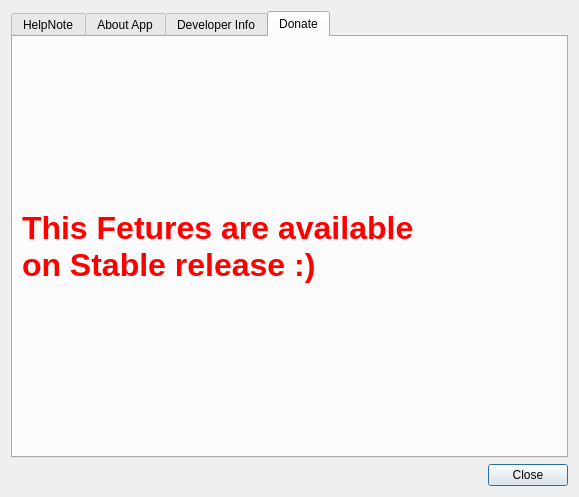
<?xml version="1.0" encoding="UTF-8"?>
<ui version="4.0">
 <class>HelpContents</class>
 <widget class="QDialog" name="HelpContents">
  <property name="geometry">
   <rect>
    <x>0</x>
    <y>0</y>
    <width>579</width>
    <height>497</height>
   </rect>
  </property>
  <property name="windowTitle">
   <string>Help </string>
  </property>
  <layout class="QVBoxLayout" name="verticalLayout_2">
   <item>
    <layout class="QVBoxLayout" name="verticalLayout">
     <item>
      <widget class="QTabWidget" name="tabWidget">
       <property name="currentIndex">
        <number>3</number>
       </property>
       <widget class="QWidget" name="tab1">
        <attribute name="title">
         <string>HelpNote</string>
        </attribute>
        <layout class="QVBoxLayout" name="verticalLayout_3">
         <item>
          <widget class="QTextBrowser" name="textBrowser">
           <property name="frameShape">
            <enum>QFrame::WinPanel</enum>
           </property>
           <property name="html">
            <string>&lt;!DOCTYPE HTML PUBLIC &quot;-//W3C//DTD HTML 4.0//EN&quot; &quot;http://www.w3.org/TR/REC-html40/strict.dtd&quot;&gt;
&lt;html&gt;&lt;head&gt;&lt;meta name=&quot;qrichtext&quot; content=&quot;1&quot; /&gt;&lt;style type=&quot;text/css&quot;&gt;
p, li { white-space: pre-wrap; }
&lt;/style&gt;&lt;/head&gt;&lt;body style=&quot; font-family:'Ubuntu'; font-size:11pt; font-weight:400; font-style:normal;&quot;&gt;
&lt;p style=&quot; margin-top:0px; margin-bottom:0px; margin-left:0px; margin-right:0px; -qt-block-indent:0; text-indent:0px;&quot;&gt;This applications helps to manage unlimited password &amp;amp; other informations with encription.&lt;/p&gt;
&lt;p style=&quot;-qt-paragraph-type:empty; margin-top:0px; margin-bottom:0px; margin-left:0px; margin-right:0px; -qt-block-indent:0; text-indent:0px;&quot;&gt;&lt;br /&gt;&lt;/p&gt;
&lt;p style=&quot; margin-top:0px; margin-bottom:0px; margin-left:0px; margin-right:0px; -qt-block-indent:0; text-indent:0px;&quot;&gt;User simple Guide:&lt;/p&gt;
&lt;p style=&quot; margin-top:0px; margin-bottom:0px; margin-left:0px; margin-right:0px; -qt-block-indent:0; text-indent:0px;&quot;&gt;---------------------------&lt;/p&gt;
&lt;p style=&quot; margin-top:0px; margin-bottom:0px; margin-left:0px; margin-right:0px; -qt-block-indent:0; text-indent:0px;&quot;&gt;1.&amp;quot;DB Oparation&amp;quot; can do all about database like add,delete,load,change passwords.&lt;/p&gt;
&lt;p style=&quot;-qt-paragraph-type:empty; margin-top:0px; margin-bottom:0px; margin-left:0px; margin-right:0px; -qt-block-indent:0; text-indent:0px;&quot;&gt;&lt;br /&gt;&lt;/p&gt;
&lt;p style=&quot; margin-top:0px; margin-bottom:0px; margin-left:0px; margin-right:0px; -qt-block-indent:0; text-indent:0px;&quot;&gt;2.&amp;quot;Tools&amp;quot; is for Security,Policy,,Interface modaration etc.&lt;/p&gt;
&lt;p style=&quot;-qt-paragraph-type:empty; margin-top:0px; margin-bottom:0px; margin-left:0px; margin-right:0px; -qt-block-indent:0; text-indent:0px;&quot;&gt;&lt;br /&gt;&lt;/p&gt;
&lt;p style=&quot; margin-top:0px; margin-bottom:0px; margin-left:0px; margin-right:0px; -qt-block-indent:0; text-indent:0px;&quot;&gt;3.&amp;quot;Help&amp;quot; for helpnote,app info,developer info,app website.&lt;/p&gt;
&lt;p style=&quot; margin-top:0px; margin-bottom:0px; margin-left:0px; margin-right:0px; -qt-block-indent:0; text-indent:0px;&quot;&gt;4.&amp;quot;Exit&amp;quot; that's close the application&lt;/p&gt;
&lt;p style=&quot;-qt-paragraph-type:empty; margin-top:0px; margin-bottom:0px; margin-left:0px; margin-right:0px; -qt-block-indent:0; text-indent:0px;&quot;&gt;&lt;br /&gt;&lt;/p&gt;
&lt;p style=&quot; margin-top:0px; margin-bottom:0px; margin-left:0px; margin-right:0px; -qt-block-indent:0; text-indent:0px;&quot;&gt;5.&amp;quot;Search Tab&amp;quot;&lt;/p&gt;
&lt;p style=&quot; margin-top:0px; margin-bottom:0px; margin-left:0px; margin-right:0px; -qt-block-indent:0; text-indent:0px;&quot;&gt; After load the database from 'db opearation dialog' the entity of database file is show in this tab on listwidget.You can filter those entity for quick search. After click the Item in ListWidget the information of the item is shown beside the listwidget on this tab.&lt;/p&gt;
&lt;p style=&quot;-qt-paragraph-type:empty; margin-top:0px; margin-bottom:0px; margin-left:0px; margin-right:0px; -qt-block-indent:0; text-indent:0px;&quot;&gt;&lt;br /&gt;&lt;/p&gt;
&lt;p style=&quot; margin-top:0px; margin-bottom:0px; margin-left:0px; margin-right:0px; -qt-block-indent:0; text-indent:0px;&quot;&gt;6.&amp;quot;New&amp;quot;&lt;/p&gt;
&lt;p style=&quot; margin-top:0px; margin-bottom:0px; margin-left:0px; margin-right:0px; -qt-block-indent:0; text-indent:0px;&quot;&gt;Here you can add entity to loaded database;&lt;/p&gt;
&lt;p style=&quot;-qt-paragraph-type:empty; margin-top:0px; margin-bottom:0px; margin-left:0px; margin-right:0px; -qt-block-indent:0; text-indent:0px;&quot;&gt;&lt;br /&gt;&lt;/p&gt;
&lt;p style=&quot; margin-top:0px; margin-bottom:0px; margin-left:0px; margin-right:0px; -qt-block-indent:0; text-indent:0px;&quot;&gt;7.&amp;quot;Update&amp;quot;&lt;/p&gt;
&lt;p style=&quot; margin-top:0px; margin-bottom:0px; margin-left:0px; margin-right:0px; -qt-block-indent:0; text-indent:0px;&quot;&gt;After adding entity to database you can update those items infomation from Update tab&lt;/p&gt;
&lt;p style=&quot;-qt-paragraph-type:empty; margin-top:0px; margin-bottom:0px; margin-left:0px; margin-right:0px; -qt-block-indent:0; text-indent:0px;&quot;&gt;&lt;br /&gt;&lt;/p&gt;
&lt;p style=&quot; margin-top:0px; margin-bottom:0px; margin-left:0px; margin-right:0px; -qt-block-indent:0; text-indent:0px;&quot;&gt;8.&amp;quot;Delete&amp;quot;&lt;/p&gt;
&lt;p style=&quot; margin-top:0px; margin-bottom:0px; margin-left:0px; margin-right:0px; -qt-block-indent:0; text-indent:0px;&quot;&gt;To delete entity from databse.&lt;/p&gt;
&lt;p style=&quot;-qt-paragraph-type:empty; margin-top:0px; margin-bottom:0px; margin-left:0px; margin-right:0px; -qt-block-indent:0; text-indent:0px;&quot;&gt;&lt;br /&gt;&lt;/p&gt;
&lt;p style=&quot; margin-top:0px; margin-bottom:0px; margin-left:0px; margin-right:0px; -qt-block-indent:0; text-indent:0px;&quot;&gt;For Details helps visit website:&lt;/p&gt;
&lt;p style=&quot; margin-top:0px; margin-bottom:0px; margin-left:0px; margin-right:0px; -qt-block-indent:0; text-indent:0px;&quot;&gt;&lt;a href=&quot;http://projects.hrshadhin.me/tuxpass&quot;&gt;&lt;span style=&quot; text-decoration: underline; color:#0000ff;&quot;&gt;http://projects.hrshadhin.me/tuxpass&lt;/span&gt;&lt;/a&gt;&lt;/p&gt;&lt;/body&gt;&lt;/html&gt;</string>
           </property>
           <property name="openExternalLinks">
            <bool>true</bool>
           </property>
          </widget>
         </item>
        </layout>
       </widget>
       <widget class="QWidget" name="tab_2">
        <attribute name="title">
         <string>About App</string>
        </attribute>
        <layout class="QVBoxLayout" name="verticalLayout_5">
         <item>
          <layout class="QHBoxLayout" name="horizontalLayout_2">
           <item>
            <layout class="QVBoxLayout" name="verticalLayout_4">
             <item>
              <widget class="QLabel" name="label_2">
               <property name="font">
                <font>
                 <family>Helvetica Narrow</family>
                 <pointsize>24</pointsize>
                 <weight>75</weight>
                 <italic>true</italic>
                 <bold>true</bold>
                </font>
               </property>
               <property name="styleSheet">
                <string notr="true">background-image: url(:/banner.png);
color: rgb(255, 0, 127);</string>
               </property>
               <property name="text">
                <string>TuxPass Beta</string>
               </property>
              </widget>
             </item>
            </layout>
           </item>
           <item>
            <widget class="QTextBrowser" name="textBrowser_2">
             <property name="html">
              <string>&lt;!DOCTYPE HTML PUBLIC &quot;-//W3C//DTD HTML 4.0//EN&quot; &quot;http://www.w3.org/TR/REC-html40/strict.dtd&quot;&gt;
&lt;html&gt;&lt;head&gt;&lt;meta name=&quot;qrichtext&quot; content=&quot;1&quot; /&gt;&lt;style type=&quot;text/css&quot;&gt;
p, li { white-space: pre-wrap; }
&lt;/style&gt;&lt;/head&gt;&lt;body style=&quot; font-family:'Ubuntu'; font-size:11pt; font-weight:400; font-style:normal;&quot;&gt;
&lt;p align=&quot;center&quot; style=&quot; margin-top:0px; margin-bottom:0px; margin-left:0px; margin-right:0px; -qt-block-indent:0; text-indent:0px;&quot;&gt;&lt;span style=&quot; font-size:28pt; font-weight:600; text-decoration: underline;&quot;&gt;TuxPass&lt;/span&gt;&lt;/p&gt;
&lt;p style=&quot;-qt-paragraph-type:empty; margin-top:0px; margin-bottom:0px; margin-left:0px; margin-right:0px; -qt-block-indent:0; text-indent:0px;&quot;&gt;&lt;br /&gt;&lt;/p&gt;
&lt;p style=&quot; margin-top:0px; margin-bottom:0px; margin-left:0px; margin-right:0px; -qt-block-indent:0; text-indent:0px;&quot;&gt;&lt;span style=&quot; font-size:medium;&quot;&gt;This application can be use for store passwords,usernames.links,token etc. Its save all data with encriptions.Its based one Qt 5.0.2(64bit).&lt;br /&gt;&lt;br /&gt;&lt;/span&gt;&lt;span style=&quot; font-size:large; font-weight:600;&quot;&gt;Helpful Resources&lt;/span&gt;&lt;span style=&quot; font-size:medium;&quot;&gt;&lt;br /&gt;&lt;/span&gt;&lt;a href=&quot;http://projects.hrshadhin.me/tuxpass&quot;&gt;&lt;span style=&quot; text-decoration: underline; color:#0000ff;&quot;&gt;Website&lt;/span&gt;&lt;/a&gt;&lt;span style=&quot; font-size:medium;&quot;&gt;&lt;br /&gt;&lt;br /&gt;&lt;/span&gt;&lt;span style=&quot; font-size:large; font-weight:600;&quot;&gt;Help from user&lt;/span&gt;&lt;/p&gt;
&lt;p style=&quot; margin-top:0px; margin-bottom:0px; margin-left:0px; margin-right:0px; -qt-block-indent:0; text-indent:0px;&quot;&gt;&lt;span style=&quot; font-size:medium;&quot;&gt;Is available by e-mailing &lt;/span&gt;&lt;a href=&quot;mailto:support@pidgin.im&quot;&gt;&lt;span style=&quot; font-size:medium; text-decoration: underline; color:#0000ff;&quot;&gt;support@hrshadhin.me &lt;/span&gt;&lt;/a&gt;&lt;span style=&quot; font-size:medium;&quot;&gt;&lt;br /&gt;&lt;/span&gt;&lt;/p&gt;
&lt;p style=&quot; margin-top:0px; margin-bottom:0px; margin-left:0px; margin-right:0px; -qt-block-indent:0; text-indent:0px;&quot;&gt;&lt;span style=&quot; font-size:large; font-weight:600;&quot;&gt;Licencse&lt;/span&gt;&lt;/p&gt;
&lt;p style=&quot; margin-top:0px; margin-bottom:0px; margin-left:0px; margin-right:0px; -qt-block-indent:0; text-indent:0px;&quot;&gt;&lt;a name=&quot;LC1&quot;&gt;&lt;/a&gt;&lt;span style=&quot; font-family:'Consolas,Liberation Mono,Courier,monospace'; color:#333333;&quot;&gt;T&lt;/span&gt;&lt;span style=&quot; font-family:'Consolas,Liberation Mono,Courier,monospace'; color:#333333;&quot;&gt;his application release unser&amp;quot;GNU GENERAL PUBLIC LICENSE Version 3&amp;quot;(GPLv3).&lt;/span&gt;&lt;/p&gt;
&lt;p style=&quot; margin-top:0px; margin-bottom:0px; margin-left:0px; margin-right:0px; -qt-block-indent:0; text-indent:0px;&quot;&gt;&lt;a href=&quot;http://www.gnu.org/licenses&quot;&gt;&lt;span style=&quot; text-decoration: underline; color:#0000ff;&quot;&gt;GPLv3 link&lt;/span&gt;&lt;/a&gt;&lt;/p&gt;
&lt;p style=&quot;-qt-paragraph-type:empty; margin-top:0px; margin-bottom:0px; margin-left:0px; margin-right:0px; -qt-block-indent:0; text-indent:0px; text-decoration: underline; color:#0000ff;&quot;&gt;&lt;br /&gt;&lt;/p&gt;
&lt;p style=&quot;-qt-paragraph-type:empty; margin-top:0px; margin-bottom:0px; margin-left:0px; margin-right:0px; -qt-block-indent:0; text-indent:0px; text-decoration: underline; color:#0000ff;&quot;&gt;&lt;br /&gt;&lt;/p&gt;
&lt;p style=&quot;-qt-paragraph-type:empty; margin-top:0px; margin-bottom:0px; margin-left:0px; margin-right:0px; -qt-block-indent:0; text-indent:0px; text-decoration: underline; color:#0000ff;&quot;&gt;&lt;br /&gt;&lt;/p&gt;
&lt;p align=&quot;center&quot; style=&quot; margin-top:0px; margin-bottom:0px; margin-left:0px; margin-right:0px; -qt-block-indent:0; text-indent:0px;&quot;&gt;&lt;a href=&quot;http://gplv3.fsf.org/&quot;&gt;&lt;span style=&quot; font-size:24pt; text-decoration: underline; color:#5500ff;&quot;&gt;CopyRight@2014 HRSLab&lt;/span&gt;&lt;/a&gt;&lt;/p&gt;&lt;/body&gt;&lt;/html&gt;</string>
             </property>
             <property name="openExternalLinks">
              <bool>true</bool>
             </property>
            </widget>
           </item>
          </layout>
         </item>
        </layout>
       </widget>
       <widget class="QWidget" name="tab">
        <attribute name="title">
         <string>Developer Info</string>
        </attribute>
        <layout class="QVBoxLayout" name="verticalLayout_6">
         <item>
          <widget class="QTextBrowser" name="textBrowser_3">
           <property name="html">
            <string>&lt;!DOCTYPE HTML PUBLIC &quot;-//W3C//DTD HTML 4.0//EN&quot; &quot;http://www.w3.org/TR/REC-html40/strict.dtd&quot;&gt;
&lt;html&gt;&lt;head&gt;&lt;meta name=&quot;qrichtext&quot; content=&quot;1&quot; /&gt;&lt;style type=&quot;text/css&quot;&gt;
p, li { white-space: pre-wrap; }
&lt;/style&gt;&lt;/head&gt;&lt;body style=&quot; font-family:'Ubuntu'; font-size:11pt; font-weight:400; font-style:normal;&quot;&gt;
&lt;p align=&quot;center&quot; style=&quot; margin-top:0px; margin-bottom:0px; margin-left:0px; margin-right:0px; -qt-block-indent:0; text-indent:0px;&quot;&gt;&lt;img src=&quot;:/dev.png&quot; width=&quot;270&quot; height=&quot;280&quot; /&gt;&lt;/p&gt;
&lt;p align=&quot;center&quot; style=&quot;-qt-paragraph-type:empty; margin-top:0px; margin-bottom:0px; margin-left:0px; margin-right:0px; -qt-block-indent:0; text-indent:0px;&quot;&gt;&lt;br /&gt;&lt;/p&gt;
&lt;p align=&quot;center&quot; style=&quot; margin-top:0px; margin-bottom:0px; margin-left:0px; margin-right:0px; -qt-block-indent:0; text-indent:0px;&quot;&gt;&lt;span style=&quot; font-size:24pt; font-weight:600; color:#55aaff;&quot;&gt;H.R.Shadhin&lt;/span&gt;&lt;/p&gt;
&lt;p align=&quot;center&quot; style=&quot; margin-top:0px; margin-bottom:0px; margin-left:0px; margin-right:0px; -qt-block-indent:0; text-indent:0px;&quot;&gt;E-mail: &lt;a href=&quot;mailto:root@hrshadhin.me&quot;&gt;&lt;span style=&quot; text-decoration: underline; color:#0000ff;&quot;&gt;root@hrshadhin.me&lt;/span&gt;&lt;/a&gt;&lt;/p&gt;
&lt;p align=&quot;center&quot; style=&quot; margin-top:0px; margin-bottom:0px; margin-left:0px; margin-right:0px; -qt-block-indent:0; text-indent:0px;&quot;&gt;Web: &lt;a href=&quot;http://hrshadhin.me&quot;&gt;&lt;span style=&quot; text-decoration: underline; color:#0000ff;&quot;&gt;www.hrshadhin.me&lt;/span&gt;&lt;/a&gt;&lt;/p&gt;
&lt;p align=&quot;center&quot; style=&quot; margin-top:0px; margin-bottom:0px; margin-left:0px; margin-right:0px; -qt-block-indent:0; text-indent:0px;&quot;&gt;EP: &lt;a href=&quot;https://en.gravatar.com/hrshadhin&quot;&gt;&lt;span style=&quot; text-decoration: underline; color:#0000ff;&quot;&gt;All E-Profile&lt;/span&gt;&lt;/a&gt;&lt;/p&gt;
&lt;p align=&quot;center&quot; style=&quot;-qt-paragraph-type:empty; margin-top:0px; margin-bottom:0px; margin-left:0px; margin-right:0px; -qt-block-indent:0; text-indent:0px; text-decoration: underline; color:#0000ff;&quot;&gt;&lt;br /&gt;&lt;/p&gt;
&lt;p align=&quot;justify&quot; style=&quot; margin-top:0px; margin-bottom:0px; margin-left:0px; margin-right:0px; -qt-block-indent:0; text-indent:0px;&quot;&gt;&lt;span style=&quot; font-size:16pt; color:#5500ff;&quot;&gt;Bangladeshi by Born, Bangla Speaker by Mother Tongue, LinuxLover for Freedom , Code typer by Passion and Human by Spirit.=&amp;gt;23.753598,90.379095&lt;/span&gt;&lt;/p&gt;
&lt;p align=&quot;justify&quot; style=&quot;-qt-paragraph-type:empty; margin-top:0px; margin-bottom:0px; margin-left:0px; margin-right:0px; -qt-block-indent:0; text-indent:0px; font-size:16pt; color:#5500ff;&quot;&gt;&lt;br /&gt;&lt;/p&gt;
&lt;p align=&quot;center&quot; style=&quot;-qt-paragraph-type:empty; margin-top:0px; margin-bottom:0px; margin-left:0px; margin-right:0px; -qt-block-indent:0; text-indent:0px; font-size:16pt; color:#5500ff;&quot;&gt;&lt;br /&gt;&lt;/p&gt;&lt;/body&gt;&lt;/html&gt;</string>
           </property>
           <property name="openExternalLinks">
            <bool>true</bool>
           </property>
          </widget>
         </item>
        </layout>
       </widget>
       <widget class="QWidget" name="tab_3">
        <attribute name="title">
         <string>Donate</string>
        </attribute>
        <layout class="QVBoxLayout" name="verticalLayout_7">
         <item>
          <widget class="QLabel" name="label_3">
           <property name="font">
            <font>
             <pointsize>24</pointsize>
             <weight>75</weight>
             <bold>true</bold>
            </font>
           </property>
           <property name="styleSheet">
            <string notr="true">color: rgb(255, 0, 0);</string>
           </property>
           <property name="text">
            <string>This Fetures are available 
on Stable release :)</string>
           </property>
          </widget>
         </item>
        </layout>
       </widget>
      </widget>
     </item>
     <item>
      <layout class="QHBoxLayout" name="horizontalLayout">
       <item>
        <spacer name="horizontalSpacer">
         <property name="orientation">
          <enum>Qt::Horizontal</enum>
         </property>
         <property name="sizeHint" stdset="0">
          <size>
           <width>488</width>
           <height>20</height>
          </size>
         </property>
        </spacer>
       </item>
       <item>
        <widget class="QPushButton" name="pushButton">
         <property name="text">
          <string>Close</string>
         </property>
        </widget>
       </item>
      </layout>
     </item>
    </layout>
   </item>
  </layout>
 </widget>
 <resources/>
 <connections/>
</ui>
